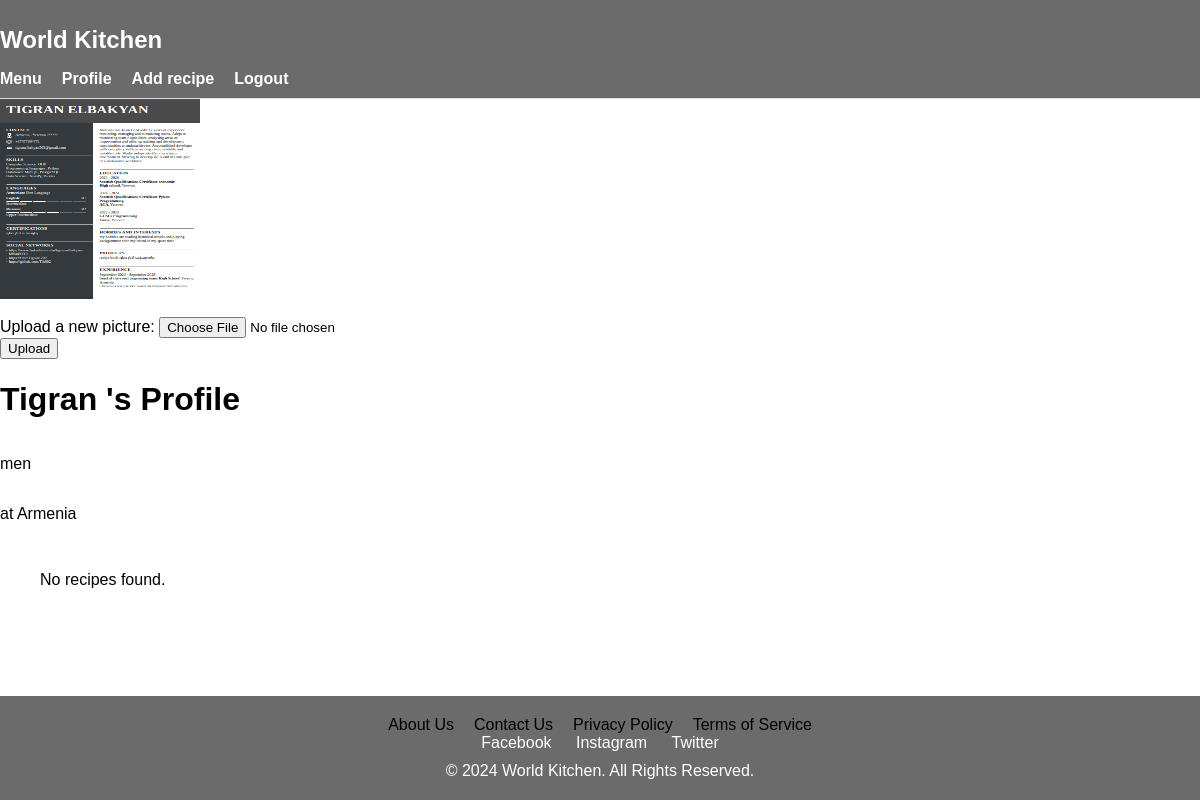
Page /profile/ (signed in) on the committed database.
### recipes/models.py (models this page shows, shortened)
class RecipesUser(models.Model):
    OPTION_ONE = 'men'
    OPTION_TWO = 'women'
    OPTION_THREE = 'other'
    MY_CHOICES = [
        (OPTION_ONE, 'men'),
        (OPTION_TWO, 'women'),
        (OPTION_THREE, 'other')]
    user = models.OneToOneField(User, on_delete=models.CASCADE)
    country = models.CharField(max_length=20)
    gender = models.CharField(max_length=20, choices=MY_CHOICES, default=OPTION_THREE,)
    image = models.ImageField(blank=True, upload_to='images', null=True, default='/images/default_photo.jpg')

### recipes/views.py (the view)
# urls.py: path('profile/', views.profile, name='profile'),
def profile(request):
    if request.user.is_authenticated:
        profile = get_object_or_404(RecipesUser, user=request.user)
        recipes = Recipe.objects.filter(creator__user=request.user)
        return render(request, "recipes/profile.html", {"profile": profile, "recipes": recipes})
    else:
        return HttpResponseRedirect("/login")

### recipes/templates/recipes/profile.html (shortened to what this page needs)
{% load static %}
<!DOCTYPE html>
<html lang="en">
<head>
    <link rel="stylesheet" href="{% static 'recipes/style.css' %}">
</head>
<body>
    <header>
        <div class="container">
            <h1 class="logo">World Kitchen</h1>
            <nav>
                <ul>
                    <li><a href="{% url 'recipe_list' %}">Menu</a></li>
                    <li><a href="{% url 'profile' %}">Profile</a></li>
                    <li><a href="{% url 'recipe_add' %}">Add recipe</a></li>
                    <li><a href="{% url 'logout' %}">Logout</a></li>
                </ul>
            </nav>
        </div>
    </header>
    <img src="{{ profile.image.url }}" alt="" class="profile_picture">
    <form method="POST" enctype="multipart/form-data" action="{% url 'user_photo' %}">
        <br>
        <label for="image">Upload a new picture:</label>
        <input type="file" name="image" id="image" required><br>
        <button type="submit">Upload</button>
    </form>
    <h1>{{ profile.user.username }} 's Profile</h1>
    <p>{{ profile.gender }}</p>
    <p>at {{ profile.country }}</p>
    <ul>
        {% for recipe in recipes %}
            <li><a href="{% url 'recipe_detail' recipe.id %}">{{ recipe.title }}</a></li>
        {% empty %}
            <p>No recipes found.</p>
        {% endfor %}
    </ul>
    <footer>
        <div class="container">
            <nav>
                <ul>
                    <li><a href="#about">About Us</a></li>
                    <li><a href="#contact">Contact Us</a></li>
                    <li><a href="#privacy">Privacy Policy</a></li>
                    <li><a href="#terms">Terms of Service</a></li>
                </ul>
            </nav>
            <div class="social-media">
                <a href="https://facebook.com" target="_blank">Facebook</a>
                <a href="https://instagram.com" target="_blank">Instagram</a>
                <a href="https://twitter.com" target="_blank">Twitter</a>
            </div>
            <p>&copy; 2024 World Kitchen. All Rights Reserved.</p>
        </div>
    </footer>
</body>
</html>

### recipes/static/recipes/style.css (style rules this page uses)
body { margin: 0; font-family: Arial, sans-serif; }
header { background-color: #6b6b6b; padding: 10px 0; border-bottom: 1px solid #ddd; }
header .logo { font-size: 24px; color: rgb(255, 255, 255); font-weight: bold; }
header nav ul { list-style: none; padding: 0; margin: 0; display: flex; gap: 20px; }
header nav ul li { display: inline; }
header nav ul li a { text-decoration: none; color: #ffffff; font-weight: bold; }
html, body { height: 100%; margin: 0; }
body { display: flex; flex-direction: column; }
footer { background-color: #6b6b6b; color: #fff; text-align: center; padding: 20px 0; margin-top: auto; box-sizing: border-box; }
footer .container { max-width: 1200px; margin: 0 auto; padding: 0 20px; }
footer nav ul { list-style: none; padding: 0; margin: 0; display: flex; justify-content: center; gap: 20px; }
footer nav ul li { display: inline; }
footer nav ul li a { text-decoration: none; color: #000000; }
footer .social-media { margin: 0; }
footer .social-media a { text-decoration: none; color: #ffffff; margin: 0 10px; }
footer p { margin: 10px 0 0; }
.profile_picture { width: 200px; height: 200px; }

### rows in the picture
RecipesUser: image (picture), user.username "Tigran", gender "men", country "Armenia"
